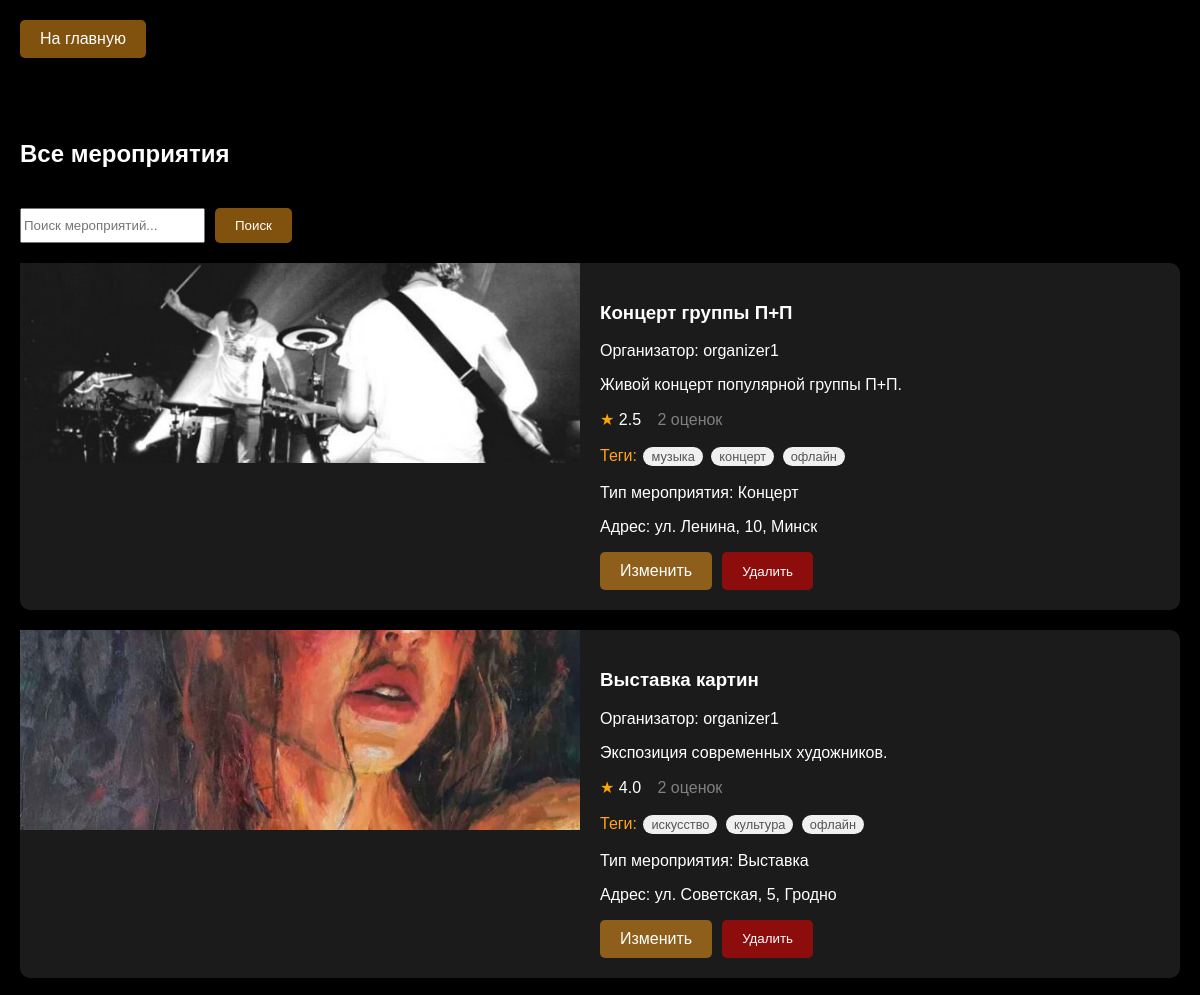
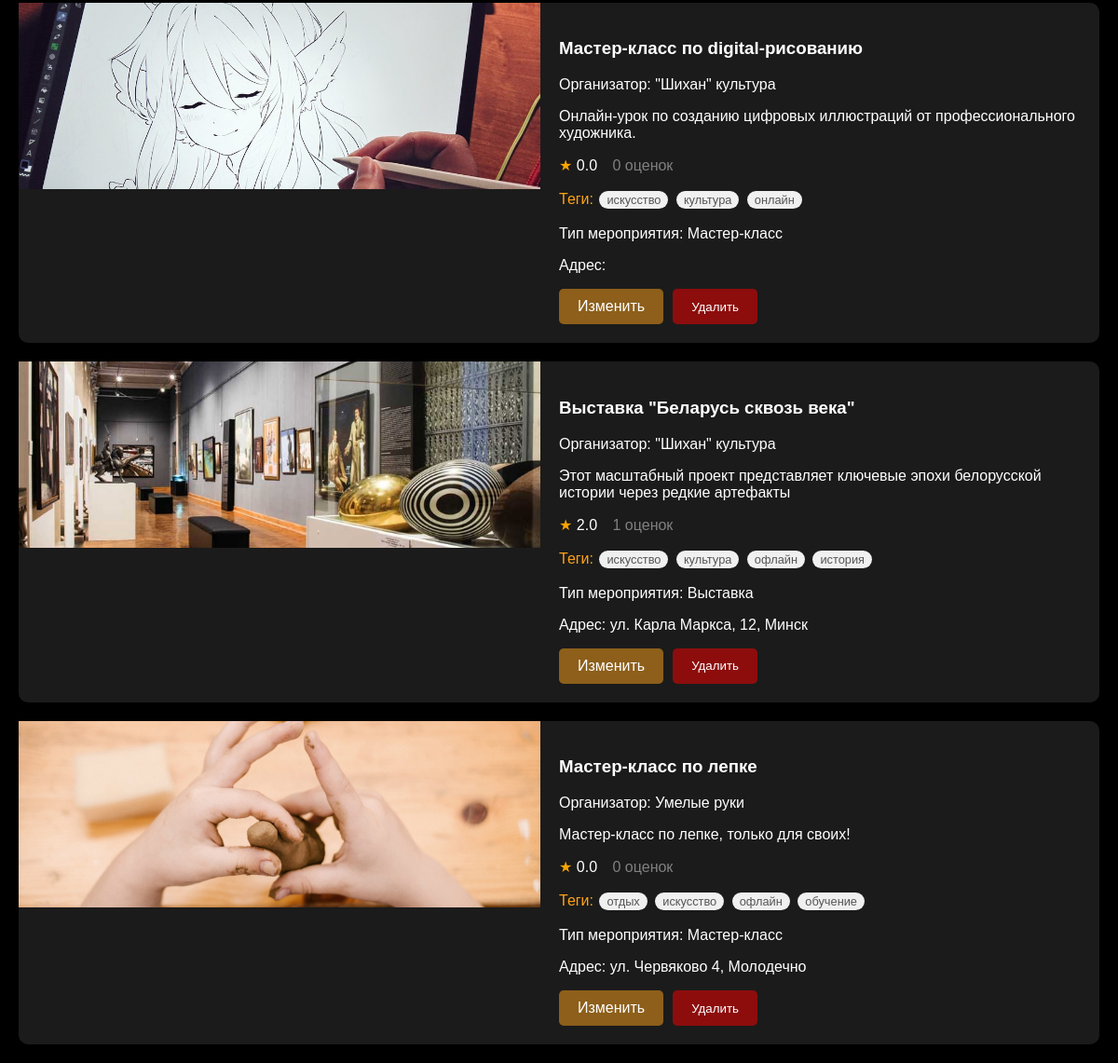
The page /all_events (signed in) on the database its author committed (2 pictures, top to bottom).
### app/app.py (models this page shows, shortened)
class Event(db.Model):
    id = db.Column(db.Integer, primary_key=True)
    title = db.Column(db.String(100), nullable=False)
    description = db.Column(db.Text, nullable=False)
    organizer_id = db.Column(db.Integer, db.ForeignKey('user.id'), nullable=False)
    format = db.Column(db.String(20), nullable=False)  # 'online' или 'offline'
    location_name = db.Column(db.String(200))  # Название места
    location_address = db.Column(db.String(200))  # Физический адрес
    online_info = db.Column(db.Text)  # Информация для онлайн мероприятий
    date_time = db.Column(db.DateTime, nullable=False)
    duration = db.Column(db.Integer, nullable=False)
    image_url = db.Column(db.String(200))
    lat = db.Column(db.Float)
    lng = db.Column(db.Float)
    event_type = db.Column(db.String(50))
    created_at = db.Column(db.DateTime, default=datetime.utcnow)
    is_active = db.Column(db.Boolean, default=True)
    is_private = db.Column(db.Boolean, default=False)
    password = db.Column(db.String(100))  # Пароль для приватных мероприятий
    organizer = db.relationship('User', backref='events')
    tags = db.relationship('Tag', secondary='event_tag', backref='events')
    user_statuses = db.relationship(
        'UserEventStatus',
        backref=db.backref('event', lazy='joined'),
        lazy='dynamic'
    )
    @hybrid_property
    def average_rating(self):
        return db.session.query(func.avg(Rating.rating)).filter(
            Rating.event_id == self.id
        ).scalar() or 0.0
    @property
    def ratings_count(self):
        return Rating.query.filter_by(event_id=self.id).count()

class User(db.Model):
    id = db.Column(db.Integer, primary_key=True)
    username = db.Column(db.String(50), unique=True, nullable=False)
    email = db.Column(db.String(100), unique=True, nullable=False)
    password = db.Column(db.String(100), nullable=False)
    role = db.Column(db.String(20), nullable=False, default='participant')
    email_confirmed = db.Column(db.Boolean, default=False)
    email_confirmed_on = db.Column(db.DateTime, nullable=True)
    description = db.Column(db.Text, nullable=True)
    is_private = db.Column(db.Boolean, default=False, nullable=False)
    occupation = db.Column(db.String(100), nullable=True)
    avatar_url = db.Column(db.String(200), nullable=True)
    validation = db.Column(db.String(20), nullable=True)
    comment = db.Column(db.Text, nullable=True)
    totp_secret = db.Column(db.String(32), nullable=True)
    is_2fa_enabled = db.Column(db.Boolean, default=False, nullable=False)
    favorite_organizers = db.relationship(
        'User',
        secondary='user_organizer',
        primaryjoin='UserOrganizer.user_id == User.id',
        secondaryjoin='UserOrganizer.organizer_id == User.id',
        backref=db.backref('followers', lazy='dynamic')
    )
    favorite_tags = db.relationship(
        'Tag',
        secondary='user_tag',
        backref=db.backref('users_favorited', lazy='dynamic')
    )
    event_statuses = db.relationship(
        'UserEventStatus',
        backref=db.backref('user', lazy='joined'),
        lazy='dynamic'
    )

class Tag(db.Model):
    id = db.Column(db.Integer, primary_key=True)
    name = db.Column(db.String(50), unique=True, nullable=False)

### app/app.py (the view, shortened to what this page needs)
@app.route('/all_events')
def all_events():
    if 'username' not in session or session.get('role') not in ['moderator', 'admin']:
        return redirect(url_for('home'))
    search_query = request.args.get('search', '').strip()
    selected_tag = request.args.get('tag', '').strip()
    query = Event.query.filter_by(is_active=True)
    if selected_tag:
        tag = Tag.query.filter_by(name=selected_tag).first()
        if tag:
            query = query.join(Event.tags).filter(Tag.id == tag.id)
    events = query.all()
    tags = Tag.query.all()
    return render_template('all_events.html',
                         events=events,
                         tags=tags,
                         search_query=search_query,
                         selected_tag=selected_tag)

### app/app.py (called while the page is built)
@app.before_request
def make_session_permanent():
    session.permanent = True

@app.context_processor
def inject_user():
    if 'username' in session:
        user = User.query.filter_by(username=session['username']).first()
        return {'current_user': user}
    return {}

@app.context_processor
def inject_validation_counts():
    if 'username' in session and session.get('role') in ['moderator', 'admin']:
        pending_organizers = User.query.filter_by(validation='organizer').count()
        if session['role'] == 'admin':
            pending_moderators = User.query.filter_by(validation='moderator').count()
        else:
            pending_moderators = 0
        return {'pending_organizers': pending_organizers, 'pending_moderators': pending_moderators}
    return {}

@app.context_processor
def inject_friend_requests_count():
    if 'username' in session:
        user = User.query.filter_by(username=session['username']).first()
        if user:
            pending_requests = Friendship.query.filter_by(
                friend_id=user.id,
                status='pending'
            ).count()
            return {'pending_friend_requests': pending_requests}
    return {}

@app.context_processor
def inject_user():
    if 'username' in session:
        user = User.query.filter_by(username=session['username']).first()
        return {'current_user': user}
    return {}

### app/templates/all_events.html (shortened to what this page needs)
<!DOCTYPE html>
<html>
<head>
    <link rel="stylesheet" href="{{ url_for('static', filename='styles.css') }}">
</head>
<body>
    <div class="header">
        <a href="{{ url_for('home') }}" class="menu-btn">На главную</a>
    </div>
    <div class="posts-container">
        <h2>Все мероприятия</h2>
        <form method="GET" action="{{ url_for('all_events') }}" class="search-form">
            <div class="search-container">
                <input type="text" name="search" placeholder="Поиск мероприятий..."
                       value="{{ request.args.get('search', '') }}">
                <button type="submit" class="menu-btn">Поиск</button>
            </div>
        </form>
        {% for event in events %}
        <div class="post">
            <img class="post-image"
                 src="{{ url_for('static', filename=event.image_url) if event.image_url else url_for('static', filename='images/no-image.jpg') }}"
                 alt="{{ event.title }}"
                 onerror="this.onerror=null;this.src='{{ url_for('static', filename='images/no-image.jpg') }}'">
            <div class="post-content">
                <h3>{{ event.title }}</h3>
                <p>Организатор: {{ event.organizer.username }}</p>
                <p>{{ event.description|truncate(100) }}</p>
                <p class="rating">
                        <span class="star" style="color: #ffa500;">★</span>
                        <span class="average-rating" style="margin-right: 12px;">{{ "%.1f"|format(event.average_rating) }}</span>
                        <span class="ratings-count" style="color: #808080;"> {{ event.ratings_count }} оценок</span>
                    </p>
                    <p class="tags">Теги:
                        {% for tag in event.tags %}
                            <span class="tag
                                {% if session.username %}
                                {% endif %}">
                                {{ tag.name }}
                            </span>
                        {% endfor %}
                    </p>
                <p>Тип мероприятия: {{ event.event_type }}</p>
                <p>Адрес: {{ event.location_address }}</p>
                <div class="event-actions">
                    <a href="{{ url_for('edit_event', event_id=event.id) }}" class="menu-btn">Изменить</a>
                    <button onclick="confirmDelete({{ event.id }})" class="menu-btn delete-btn">Удалить</button>
                </div>
            </div>
        </div>
        {% endfor %}
    </div>
</body>
</html>

### app/static/styles.css (style rules this page uses)
body { margin: 0; padding: 0; background: #000000; color: #ffffff; font-family: Arial, sans-serif; }
.header { background: rgba(0, 0, 0, 0.8); padding: 20px; display: flex; align-items: center; justify-content: space-between; position: fixed; width: 100%; top: 0; z-index: 1000; }
.menu-btn { padding: 10px 20px; background: rgba(255, 163, 26, 0.5); border: none; color: white; cursor: pointer; border-radius: 5px; transition: background 0.3s ease; text-decoration: none; }
.search-container { display: flex; gap: 10px; }
.posts-container { margin-top: 100px; padding: 20px; display: grid; gap: 20px; }
.post { display: flex; background: #1b1b1b; border-radius: 10px; overflow: hidden; cursor: pointer; transition: transform 0.2s; position: relative; overflow: visible !important; }
.post-image { width: 50%; height: 200px; object-fit: cover; position: sticky; top: 0; }
.post-content { width: 50%; padding: 20px; }
.tags { color: #ffa31a; }
.tag { display: inline-block; background-color: #f0f0f0; padding: 2px 8px; margin: 2px; border-radius: 12px; font-size: 0.8em; color: #555; transition: all 0.3s ease; }
.event-actions { display: flex; gap: 10px; margin-top: 15px; }
.delete-btn { background: rgba(255, 0, 0, 0.5); }
.header .menu-btn:last-child { margin-right: 50px; }

### rows shown on the page
Event: image_url (picture), title "Концерт группы П+П", organizer.username "organizer1", description "Живой концерт популярной группы П+П.", average_rating "2.5", ratings_count "2", event_type "Концерт", location_address "ул. Ленина, 10, Минск"
Tag: name "музыка"
Tag: name "концерт"
Tag: name "офлайн"
Event: image_url (picture), title "Выставка картин", organizer.username "organizer1", description "Экспозиция современных художников.", average_rating "4.0", ratings_count "2", event_type "Выставка", location_address "ул. Советская, 5, Гродно"
Tag: name "искусство"
Tag: name "культура"
Event: image_url (picture), title "Мастер-класс по digital-рисованию", organizer.username "\"Шихан\" культура", description "Онлайн-урок по созданию цифровых иллюстраций от профессионального художника.", average_rating "0.0", ratings_count "0", event_type "Мастер-класс"
Tag: name "онлайн"
Event: image_url (picture), title "Выставка \"Беларусь сквозь века\"", organizer.username "\"Шихан\" культура", description "Этот масштабный проект представляет ключевые эпохи белорусской истории через редкие артефакты", average_rating "2.0", ratings_count "1", event_type "Выставка", location_address "ул. Карла Маркса, 12, Минск"
Tag: name "история"
Event: image_url (picture), title "Мастер-класс по лепке", organizer.username "Умелые руки", description "Мастер-класс по лепке, только для своих!", average_rating "0.0", ratings_count "0", event_type "Мастер-класс", location_address "ул. Червяково 4, Молодечно"
Tag: name "отдых"
Tag: name "обучение"
